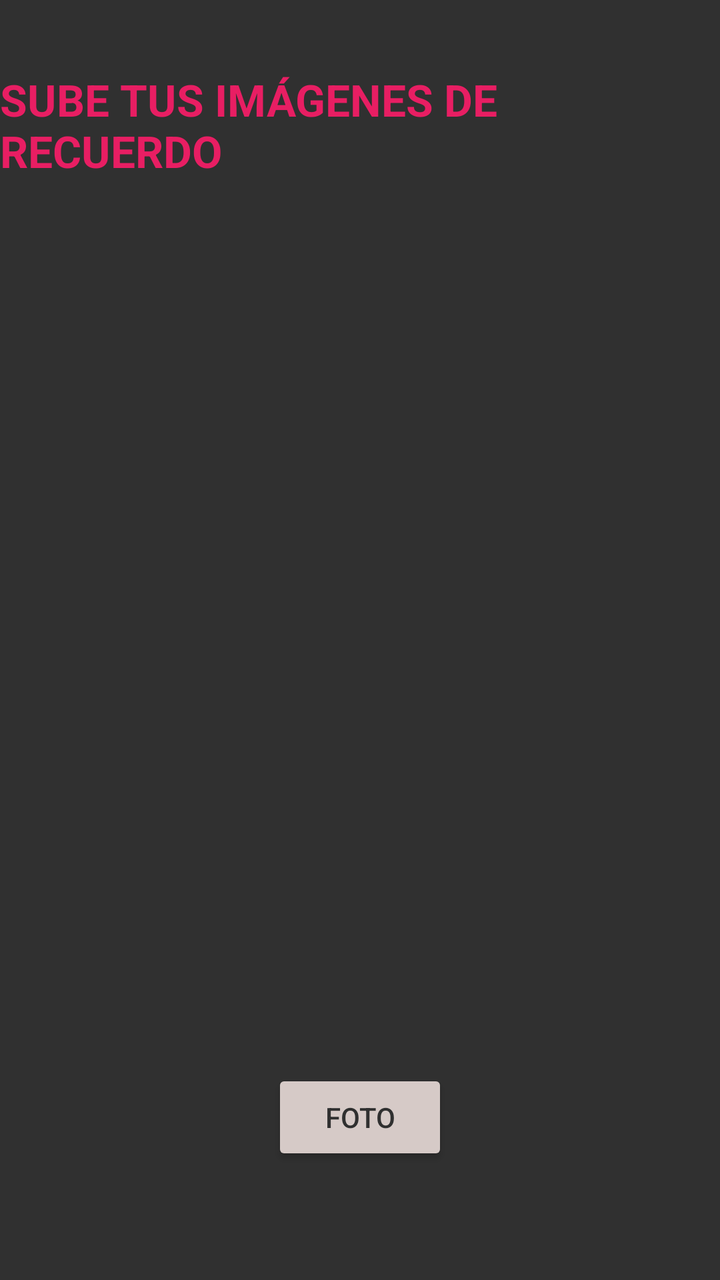
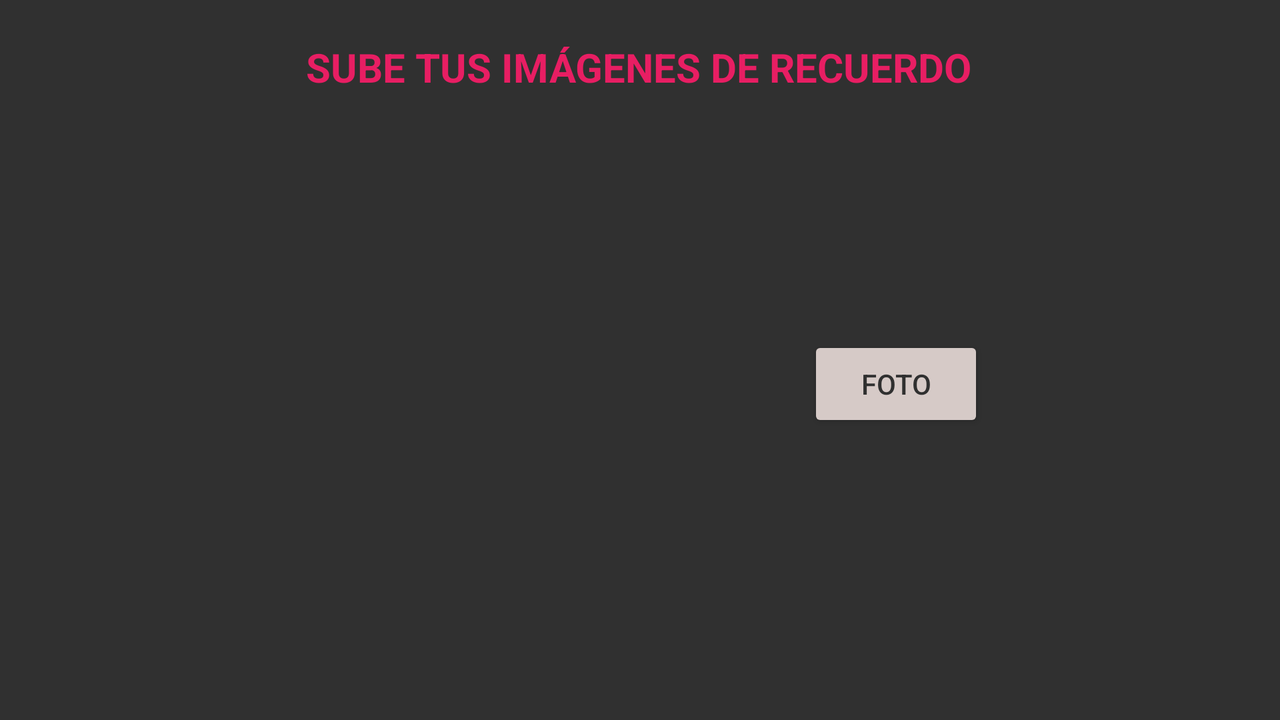

Two renders of one Android screen. The first uses the default layout on a phone; the second uses the alternative layout the repository ships for a different screen configuration, on a matching device. The two XML files are below.
<!-- AndroidManifest.xml: application theme Personalizado -->
<!-- res/layout/activity_galeria.xml -->
<?xml version="1.0" encoding="utf-8"?>
<androidx.constraintlayout.widget.ConstraintLayout xmlns:android="http://schemas.android.com/apk/res/android"
    xmlns:app="http://schemas.android.com/apk/res-auto"
    xmlns:tools="http://schemas.android.com/tools"
    android:layout_width="match_parent"
    android:layout_height="match_parent"
    tools:context=".Galeria">

    <TextView
        android:id="@+id/titulo"
        android:layout_width="wrap_content"
        android:layout_height="wrap_content"
        android:layout_marginStart="5dp"
        android:layout_marginTop="35dp"
        android:layout_marginEnd="5dp"
        android:text="SUBE TUS IMÁGENES DE RECUERDO"
        android:textColor="#E81E63"
        android:textSize="22sp"
        android:textStyle="bold"
        app:layout_constraintEnd_toEndOf="parent"
        app:layout_constraintStart_toStartOf="parent"
        app:layout_constraintTop_toTopOf="parent" />

    <ImageView
        android:id="@+id/imgGaleria"
        android:layout_width="298dp"
        android:layout_height="338dp"
        android:layout_marginStart="36dp"
        android:layout_marginTop="24dp"
        android:layout_marginEnd="36dp"
        app:layout_constraintEnd_toEndOf="parent"
        app:layout_constraintHorizontal_bias="0.487"
        app:layout_constraintStart_toStartOf="parent"
        app:layout_constraintTop_toBottomOf="@+id/titulo"
        tools:srcCompat="@tools:sample/avatars" />

    <Button
        android:id="@+id/btnFoto"
        android:layout_width="wrap_content"
        android:layout_height="wrap_content"
        android:layout_marginStart="160dp"
        android:layout_marginTop="75dp"
        android:layout_marginEnd="160dp"
        android:layout_marginBottom="50dp"
        android:backgroundTint="#D6CAC7"
        android:text="FOTO"
        android:textColor="#303030"
        app:layout_constraintBottom_toBottomOf="parent"
        app:layout_constraintEnd_toEndOf="parent"
        app:layout_constraintStart_toStartOf="parent"
        app:layout_constraintTop_toBottomOf="@+id/imgGaleria" />

</androidx.constraintlayout.widget.ConstraintLayout>
<!-- resources referenced by this layout -->
<resources>
  <style name="Personalizado" parent="Theme.AppCompat">
      
      <item name="colorPrimary">@color/cabecera</item>
      <item name="colorPrimaryVariant">@color/cabecera</item>
      <item name="colorOnPrimary">@color/cabecera</item>
      </style>
  <color name="cabecera">#E91E63</color>
</resources>
<!-- res/layout-land/activity_galeria.xml (the repository's variant of the layout above) -->
<!-- drawn on the phone turned sideways -->
<?xml version="1.0" encoding="utf-8"?>
<androidx.constraintlayout.widget.ConstraintLayout xmlns:android="http://schemas.android.com/apk/res/android"
    xmlns:app="http://schemas.android.com/apk/res-auto"
    xmlns:tools="http://schemas.android.com/tools"
    android:layout_width="match_parent"
    android:layout_height="match_parent">

    <Button
        android:id="@+id/btnFoto"
        android:layout_width="wrap_content"
        android:layout_height="wrap_content"
        android:layout_marginEnd="148dp"
        android:layout_marginBottom="144dp"
        android:backgroundTint="#FFD6CAC7"
        android:text="foto"
        android:textColor="#303030"
        app:layout_constraintBottom_toBottomOf="parent"
        app:layout_constraintEnd_toEndOf="parent" />

    <TextView
        android:id="@+id/titulo"
        android:layout_width="wrap_content"
        android:layout_height="wrap_content"
        android:layout_marginStart="30dp"
        android:layout_marginTop="20dp"
        android:layout_marginEnd="30dp"
        android:text="SUBE TUS IMÁGENES DE RECUERDO"
        android:textColor="#E81E63"
        android:textSize="20sp"
        android:textStyle="bold"
        app:layout_constraintEnd_toEndOf="parent"
        app:layout_constraintHorizontal_bias="0.498"
        app:layout_constraintStart_toStartOf="parent"
        app:layout_constraintTop_toTopOf="parent" />

    <ImageView
        android:id="@+id/imgGaleria"
        android:layout_width="296dp"
        android:layout_height="267dp"
        android:layout_marginStart="40dp"
        android:layout_marginBottom="4dp"
        app:layout_constraintBottom_toBottomOf="parent"
        app:layout_constraintStart_toStartOf="parent"
        tools:srcCompat="@tools:sample/avatars" />
</androidx.constraintlayout.widget.ConstraintLayout>
